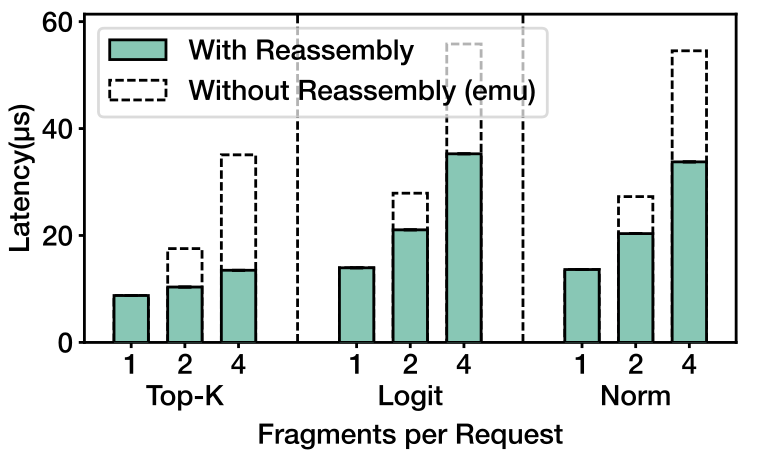

Python code for this plot:
import re
import pandas as pd
import matplotlib.pyplot as plt
import os
import numpy as np
from matplotlib.patches import Patch

import plot_fonts  # Helvetica Neue from fonts/, shared palette and print-size style
from plot_colors import BAR_OURS

# Printed at 0.32\textwidth = 161.3 pt in the paper; its tight-cropped PDF is ~545 pt wide.
pstyle = plot_fonts.paper_style(printed_width_pt=161.3, cropped_width_pt=544.5)

# Define function names and colors
functions = [1, 3, 5]  # Top-K, Logit Transform, Normalization
function_names = ["Top-K", "Logit", "Norm"]
# Replace with color-blind friendly palette (Okabe-Ito color scheme)
colors = plot_fonts.PALETTE[:3]

# Target fragment sizes
target_fragments = [1, 2, 4]  # 1KB, 2KB, 4KB

class LogProcessor:
    def __init__(self, file_path):
        self.file_path = file_path
        self.data = []
        self.avg_latency = 0
        
        # Extract details from filename
        file_name = os.path.basename(file_path)
        match_function = re.search(r'f_(\d+)', file_name)
        match_x_size = re.search(r'X_(\d+)', file_name)
        
        self.function = int(match_function.group(1)) if match_function else 0
        self.x_size = int(match_x_size.group(1)) if match_x_size else 0
        
        # Map X size to fragment count
        if self.x_size == 1024:
            self.fragment_count = 1
        elif self.x_size == 2048:
            self.fragment_count = 2
        elif self.x_size == 4096:
            self.fragment_count = 4
        else:
            self.fragment_count = self.x_size // 1024

        # Regular expressions to parse log lines
        self.data_pattern = re.compile(
            r"(\d+)\s+RR\s+\.(\d+)\s+min=(\d+\.\d+)us\s+avg=(\d+\.\d+)us\s+max=(\d+\.\d+)us\s+"
            r"read\(Gbits/sec\)=(\d+\.\d+)\s+write\(Gbits/sec\)=(\d+\.\d+)\s+count=(\d+)"
        )
    
    def parse_log(self):
        # Parse the log file for latency data
        try:
            with open(self.file_path, 'r') as file:
                print(f"Processing file: {self.file_path}")
                for line in file:
                    match = self.data_pattern.search(line)
                    if match:
                        second, thread, min_latency, avg_latency, max_latency, read_tp, write_tp, count = match.groups()
                        time = int(second)
                        if time >= 10:  # Filter data after 10 seconds
                            self.data.append(float(avg_latency))
                
                print(f"Extracted {len(self.data)} latency data points")
                return len(self.data) > 0
        except Exception as e:
            print(f"Error processing file {self.file_path}: {e}")
            return False


def collect_data_for_plot(directory):
    """Collect latency data for all functions and fragment sizes"""
    # Dictionary to store data: {function: {fragment_size: [latencies]}}
    plot_data = {func: {frag: [] for frag in target_fragments} for func in functions}
    
    # List all files in the directory
    files = os.listdir(directory)
    print(f"Found {len(files)} files in directory {directory}")
    
    # Process each file
    for file_name in files:
        if not file_name.endswith('.log'):
            continue
            
        file_path = os.path.join(directory, file_name)
        
        # Extract function and fragment size from filename
        match_function = re.search(r'f_(\d+)', file_name)
        match_x_size = re.search(r'X_(\d+)', file_name)
        
        if not match_function or not match_x_size:
            continue
            
        function = int(match_function.group(1))
        x_size = int(match_x_size.group(1))
        
        # Only process files for functions 1, 3, 5
        if function not in functions:
            continue
            
        # Map X size to fragment count
        if x_size == 1024:
            fragment_count = 1
        elif x_size == 2048:
            fragment_count = 2
        elif x_size == 4096:
            fragment_count = 4
        else:
            fragment_count = x_size // 1024
            
        # Only include fragment sizes 1, 2, 4
        if fragment_count not in target_fragments:
            continue
            
        # Process the log file
        processor = LogProcessor(file_path)
        if processor.parse_log():
            # Add the latency data to our plot_data dictionary
            plot_data[function][fragment_count].extend(processor.data)
    
    return plot_data


def create_grouped_bar_chart(data, directory):
    """One bar per (function, fragments): the solid bar is the measured latency with
    reassembly; the emulated latency without reassembly is the unfilled dashed outline
    drawn at the same position (visible where it extends above the solid bar)."""
    fig, ax = plt.subplots(figsize=(8, 5.69))  # 5.69 in keeps the printed height at ~90 pt with 6 pt text

    # Solid bar colour (with reassembly): the shared bar mint from plot_colors.py; the
    # emulated "without" result is a colourless dashed outline.
    colors = {'with': BAR_OURS}


    n_functions = len(functions)
    n_fragments = len(target_fragments)
    bar_width = 0.35          # spacing unit (slot = 2.5 x, group = 3.5 x per fragment count)
    single_width = 0.56       # width of the single bar drawn in each slot

    group_width = n_fragments * (bar_width * 3.5)

    all_tick_positions = []
    group_positions = []
    max_latency = 0

    for i, function in enumerate(functions):
        group_center = i * group_width
        group_positions.append(group_center)

        latencies_frag1 = data[function][1]
        if not latencies_frag1:
            print(f"Warning: No data for function {function_names[i]} with 1 fragment. Skipping 'Without Reassembly' calculation.")
            mean_frag1, std_frag1 = 0, 0
        else:
            mean_frag1 = np.mean(latencies_frag1)
            std_frag1 = np.std(latencies_frag1)

        for j, fragment in enumerate(target_fragments):
            pos = group_center + j * bar_width * 2.5

            # --- "Without Reassembly" (emulated): unfilled dashed outline, drawn first ---
            if mean_frag1 > 0:
                mean_without = mean_frag1 * fragment
                # No error bar on the emulated value: it is derived (frag-1 latency x fragments).
                ax.bar(pos, mean_without, single_width, fill=False, edgecolor='black',
                       linestyle='--', linewidth=pstyle.edge, zorder=2)
                if mean_without > max_latency:
                    max_latency = mean_without

            # --- "With Reassembly": solid bar on top (hides the outline below its top edge) ---
            latencies_with = data[function][fragment]
            if latencies_with:
                mean_with = np.mean(latencies_with)
                std_with = np.std(latencies_with)
                ax.bar(pos, mean_with, single_width,
                       color=colors['with'], edgecolor='black', linewidth=pstyle.edge, zorder=3)
                ax.errorbar(pos, mean_with, yerr=std_with, fmt='none', ecolor='black',
                            elinewidth=pstyle.edge, capsize=pstyle.cap, capthick=pstyle.edge, zorder=4)
                if mean_with + std_with > max_latency:
                    max_latency = mean_with + std_with

            all_tick_positions.append(pos)
    
    # Add vertical lines to separate function groups
    for i in range(n_functions - 1):
        # Calculate the midpoint between the last bar of one group and the first of the next
        last_bar_of_group = group_positions[i] + (n_fragments - 1) * bar_width * 2.5
        first_bar_of_next_group = group_positions[i+1]
        line_pos = (last_bar_of_group + first_bar_of_next_group) / 2
        ax.axvline(x=line_pos, color='black', linestyle='--', linewidth=pstyle.edge)

    # --- Customize plot ---
    ax.set_xticks(all_tick_positions)
    ax.set_xticklabels([str(f) for f in target_fragments] * n_functions, fontsize=pstyle.font, fontweight='medium')
    
    # Add function names below fragment numbers
    for i, func_name in enumerate(function_names):
        group_center = group_positions[i]
        # Center the label within the group of bars
        label_pos = group_center + ( (n_fragments - 1) * bar_width * 2.5 ) / 2
        ax.text(
            label_pos,
            -0.13,
            func_name,
            ha='center',
            va='top',
            fontsize=pstyle.font,
            fontweight='medium',
            transform=ax.get_xaxis_transform(),
        )

    # Set X and Y labels
    ax.set_xlabel("Fragments per Request", fontsize=pstyle.font, fontweight='medium', labelpad=32)
    ax.set_ylabel("Latency(μs)", fontsize=pstyle.font, fontweight='medium', y=0.5)
    ax.tick_params(axis='y', labelsize=pstyle.font)
    for tick in ax.get_yticklabels():
        tick.set_fontweight('medium')

    # Set y-axis limit
    ax.set_ylim(top=max_latency * 1.1 if max_latency > 0 else 25)

    # Add legend
    legend_patches = [
        Patch(facecolor=colors['with'], label='With Reassembly', edgecolor='black', linewidth=pstyle.edge),
        Patch(facecolor='none', label='Without Reassembly (emu)', edgecolor='black', linestyle='--', linewidth=pstyle.edge),
    ]
    ax.legend(handles=legend_patches, loc='upper left', ncol=1, frameon=True, framealpha=0.7, prop={'size': pstyle.font, 'weight': 'medium'}, 
              bbox_to_anchor=(0.0, 1.00))
    
    plt.tight_layout(rect=[0, 0.18, 1, 1])
    # Shared frame with figs 13 and 14: same page, same axes box; saved uncropped.
    pstyle.frame_axes(fig, ax, plot_fonts.FRAME_13_15)

    plt.savefig("reassembly_fig_15.pdf")
    pstyle.report("reassembly_fig_15.pdf")
    print("Plot saved as reassembly_fig_15.pdf")
    plt.close()


if __name__ == "__main__":
    directory = "data/reassembly"
    print(f"Looking for files in directory: {os.path.abspath(directory)}")
    
    # Check if directory exists
    if not os.path.exists(directory):
        print(f"Directory {directory} does not exist!")
        exit(1)
    
    # Collect data for all functions and fragment sizes
    plot_data = collect_data_for_plot(directory)
    
    # Create the grouped bar chart
    create_grouped_bar_chart(plot_data, directory)
    
    print("Plot completed!")
